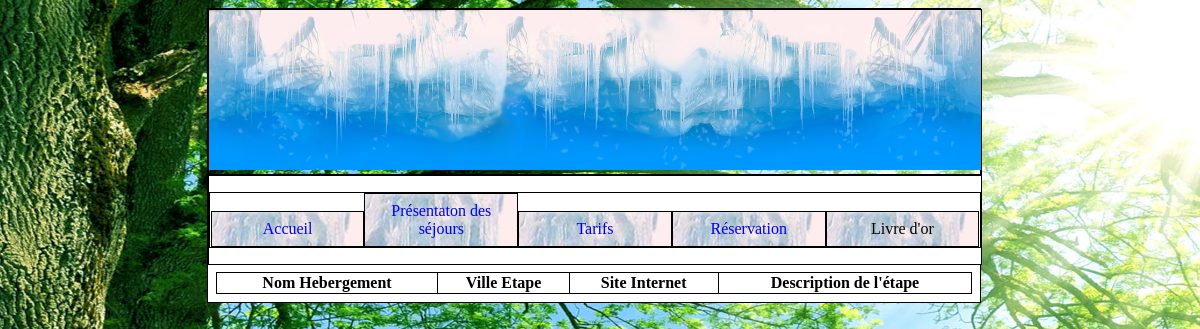
Page /index.php?section=sejours on the earlier database version.
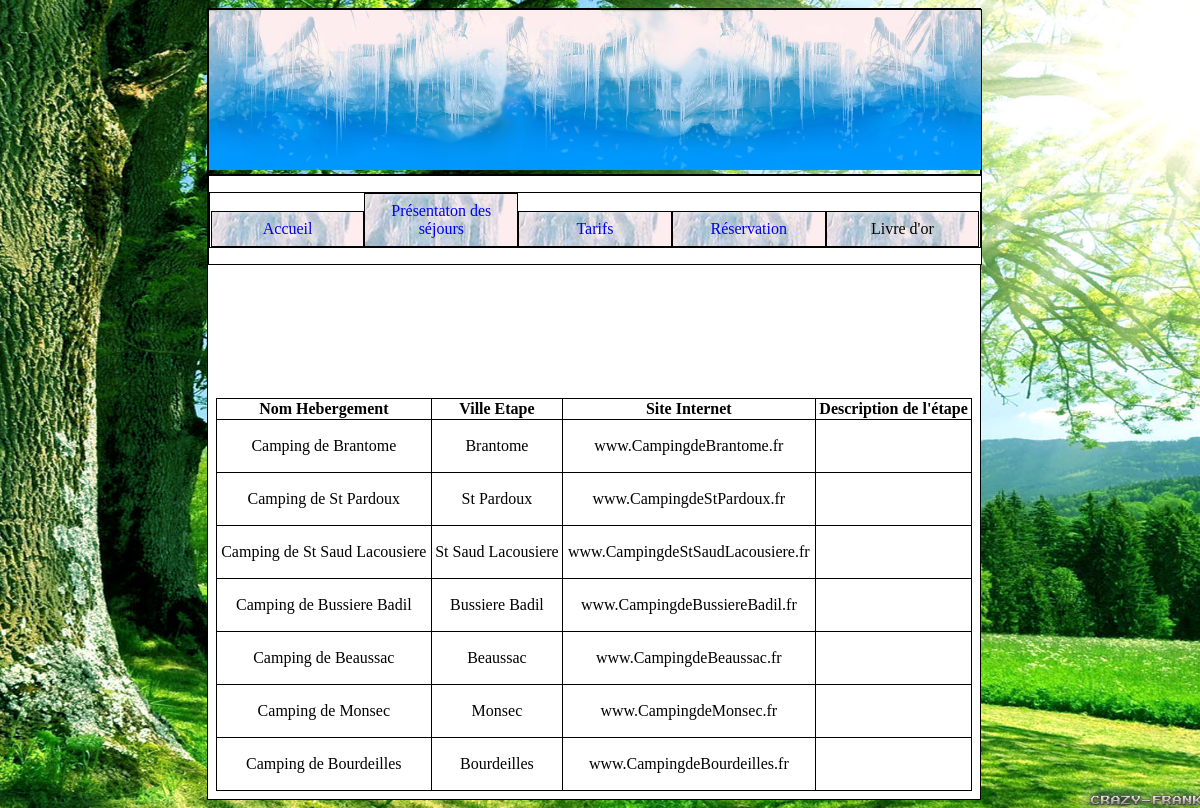
Same page on the later database version.
### tables this page shows
CREATE TABLE IF NOT EXISTS `etape` (
  `NumEtape` int(11) NOT NULL AUTO_INCREMENT,
  `VilleEtape` varchar(25) DEFAULT NULL,
  `NomHeb` varchar(50) DEFAULT NULL,
  `SiteInternet` varchar(100) DEFAULT NULL,
  `EtapeSuivante` int(11) DEFAULT NULL,
  PRIMARY KEY (`NumEtape`),
  KEY `FK_Etape_NumEtape_1` (`EtapeSuivante`)
);

### controleur/presentationSejour.php (called while the page is built)
<?php
	include_once('modele/mod_presentationSejour.php');
	$lesSejours = get_Sejour();
	include_once('vue/vue_presentationSejour.php');

### modele/mod_presentationSejour.php (called while the page is built)
<?php
	function get_Sejour()
	{
		global $bdd;
		$req = $bdd -> prepare("SELECT * FROM etape ");
		$req -> execute();
		$sejour =$req->fetchAll();
		return $sejour;
	}

### vue/vue_presentationSejour.php (the view, shortened to what this page needs)
<?php
	include "header.php";
?>
<section>
	<table style="width:100%" >
	<tr><th>Nom Hebergement</th><th>Ville Etape</th><th>Site Internet</th><th>Description de l'étape</th></tr>
	<?php
		foreach ($lesSejours as $UnSejour)
	{
	$wVilleEtape=$UnSejour['VilleEtape'];
	$wNomHebergement=$UnSejour['NomHeb'];
	$wSiteInternet=$UnSejour['SiteInternet'];
	$wDescriptionEtape=$UnSejour['DescriptionEtape'];
	echo"<tr><td><p>$wNomHebergement</td><br><td>$wVilleEtape</td>"."<td><p> $wSiteInternet </p></td><td><p>$wDescriptionEtape</p></td></tr>";
	}
	?>
	</table>
</section>

### index.php (shortened to what this page needs)
<?php
	if (!isset($_GET['section']) OR $_GET['section'] == 'index')
	{
    	include_once('controleur/accueil.php');
	}
	else{
		switch($_GET['section']){
			case 'sejours':
				include_once('controleur/presentationSejour.php');
				break;
		}
	}
?>

### vue/header.php (shortened to what this page needs)
<!DOCTYPE html>
<html>
    <head>
            <link rel="stylesheet" href="vue/style.css" />
            <link rel="stylesheet" media="screen" type="text/css" title="Design" href="js/module_calendrier.css" />
    </head>
    <body>
        <header>
            <img src="vue/img/banniere_test.png" alt="banniere" />
        </header>
        <nav>
            <ul>
                <a href='index.php?section=index'><li>Accueil</li></a><a href='index.php?section=sejours'><li>Présentaton des séjours</li></a><a href='index.php?section=tarifs'><li>Tarifs</li></a><a href='index.php?section=reservation'><li>Réservation</li></a><li>Livre d'or</li></ul>
        </nav>
    </body>

### vue/style.css (style rules this page uses)
html, body { width: 99% ; background: url('img/background_test2.png') no-repeat center center fixed ; background-size: cover ; }
body { width: 65% ; border: 1px black solid ; margin-left: auto ; margin-right: auto ; }
header { width: 100% ; border: 1px black solid ; }
header img { width: 100% ; }
nav { text-align: center ; width: 100% ; border: 1px black solid ; display: inline-block ; background-color : white ; }
nav li { width: 17.7%; display: inline-block ; padding: 1% ; border: 1px black solid ; background-image: url('img/banniere_test.png') ; }
nav ul { border: 1px black solid ; padding: 0 ; }
nav a { font-size: 1em ; }
section { width: 98% ; background-color: white ; text-align: center ; padding: 1% ; }
section table { border : 1px black solid ; border-collapse: collapse ; }
section table td { border: 1px black solid ; }
section table th { border: 1px black solid ; }

Differences in the rows shown:
added etape: NomHeb "Camping de Brantome", VilleEtape "Brantome", SiteInternet "www.CampingdeBrantome.fr"
added etape: NomHeb "Camping de St Pardoux", VilleEtape "St Pardoux", SiteInternet "www.CampingdeStPardoux.fr"
added etape: NomHeb "Camping de St Saud Lacousiere", VilleEtape "St Saud Lacousiere", SiteInternet "www.CampingdeStSaudLacousiere.fr"
added etape: NomHeb "Camping de Bussiere Badil", VilleEtape "Bussiere Badil", SiteInternet "www.CampingdeBussiereBadil.fr"
added etape: NomHeb "Camping de Beaussac", VilleEtape "Beaussac", SiteInternet "www.CampingdeBeaussac.fr"
added etape: NomHeb "Camping de Monsec", VilleEtape "Monsec", SiteInternet "www.CampingdeMonsec.fr"
added etape: NomHeb "Camping de Bourdeilles", VilleEtape "Bourdeilles", SiteInternet "www.CampingdeBourdeilles.fr"
